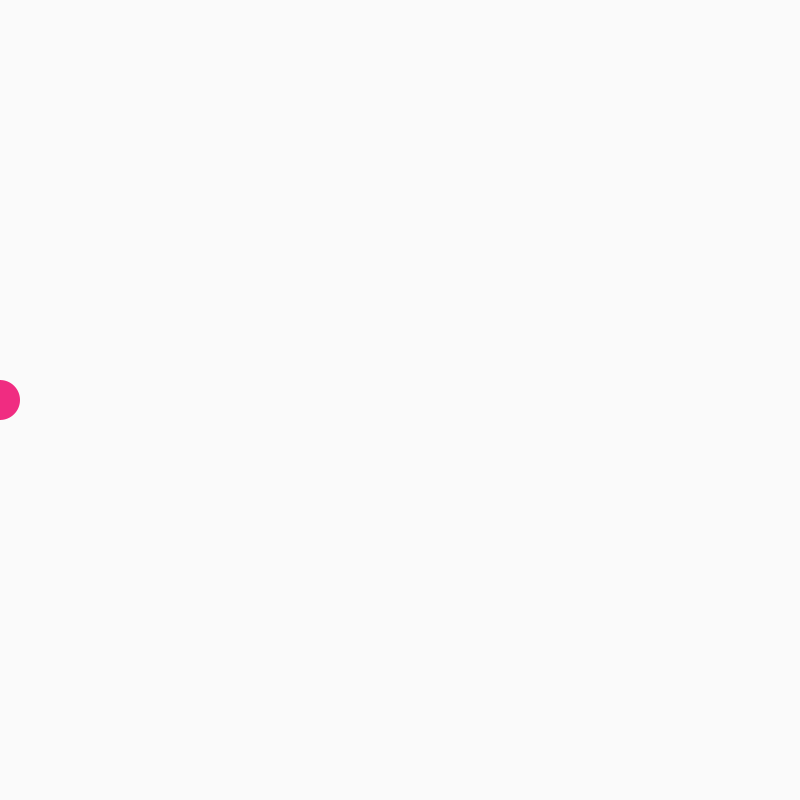
Frame 1 (no input)
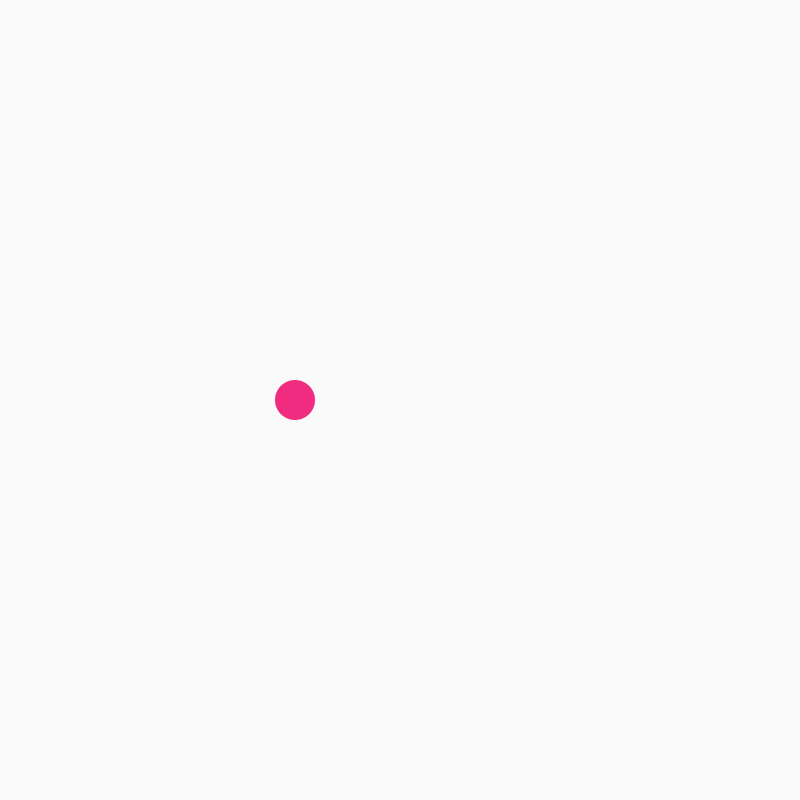
Frame 60 (the mouse pressed at the canvas centre just before this capture)
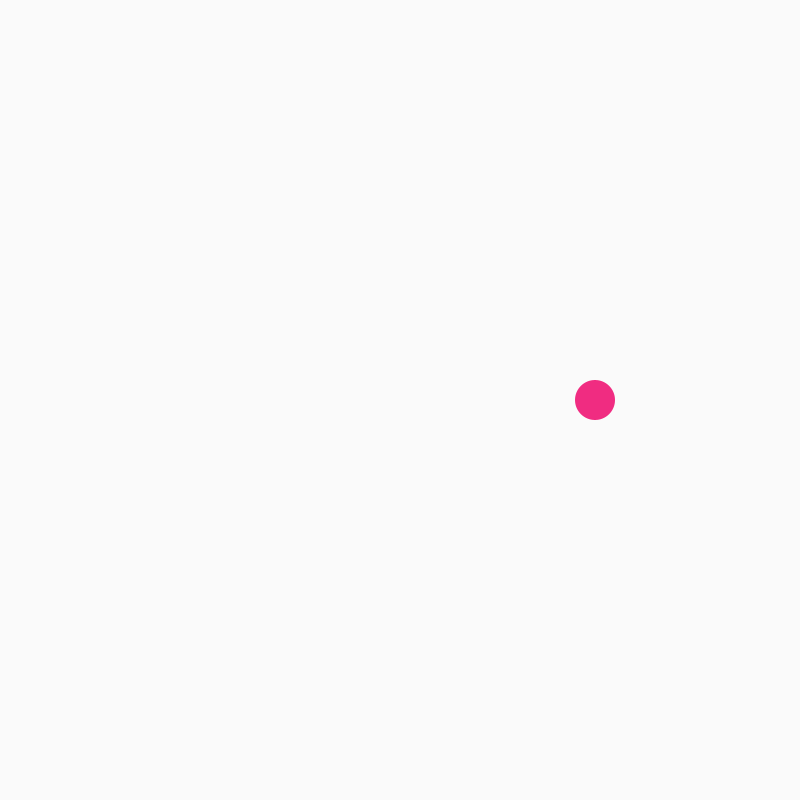
Frame 120 (the mouse held since frame 60 and released just before this capture)

The Processing sketch that drew these frames (run headless with seeded random() and noise(); from frame 60 on, the mouse is pressed at the canvas centre):

// Processing sketch: sketch_0019IF
// ── sketch_0019IF.pde
//una palla che si muove attraversando lo schermo
/*inizio dichiarando la posizione sull'asse delle x come variabile
che parte da 0*/
/*in questa seconda parte del viaggio della palla, 
voglio che non esca dallo schermo, ma che si fermi quando tocca l'estremità destra*/
float posizioneX = 0;

void setup() {
  size(800, 800);
}

void draw() {
  background(250);
  noStroke();
  fill(#F02C81);
  ellipse(posizioneX, height/2, 40, 40);
  posizioneX = posizioneX + 5;
  /*se la posizione della palla raggiunge l'estremità dello sketch,
  facciamola restare ferma a "width", quindi a 800 (ovvero
  l'estremità destra dello schermo)*/
  if(posizioneX > width) {
    posizioneX = width;
  }
  
}
